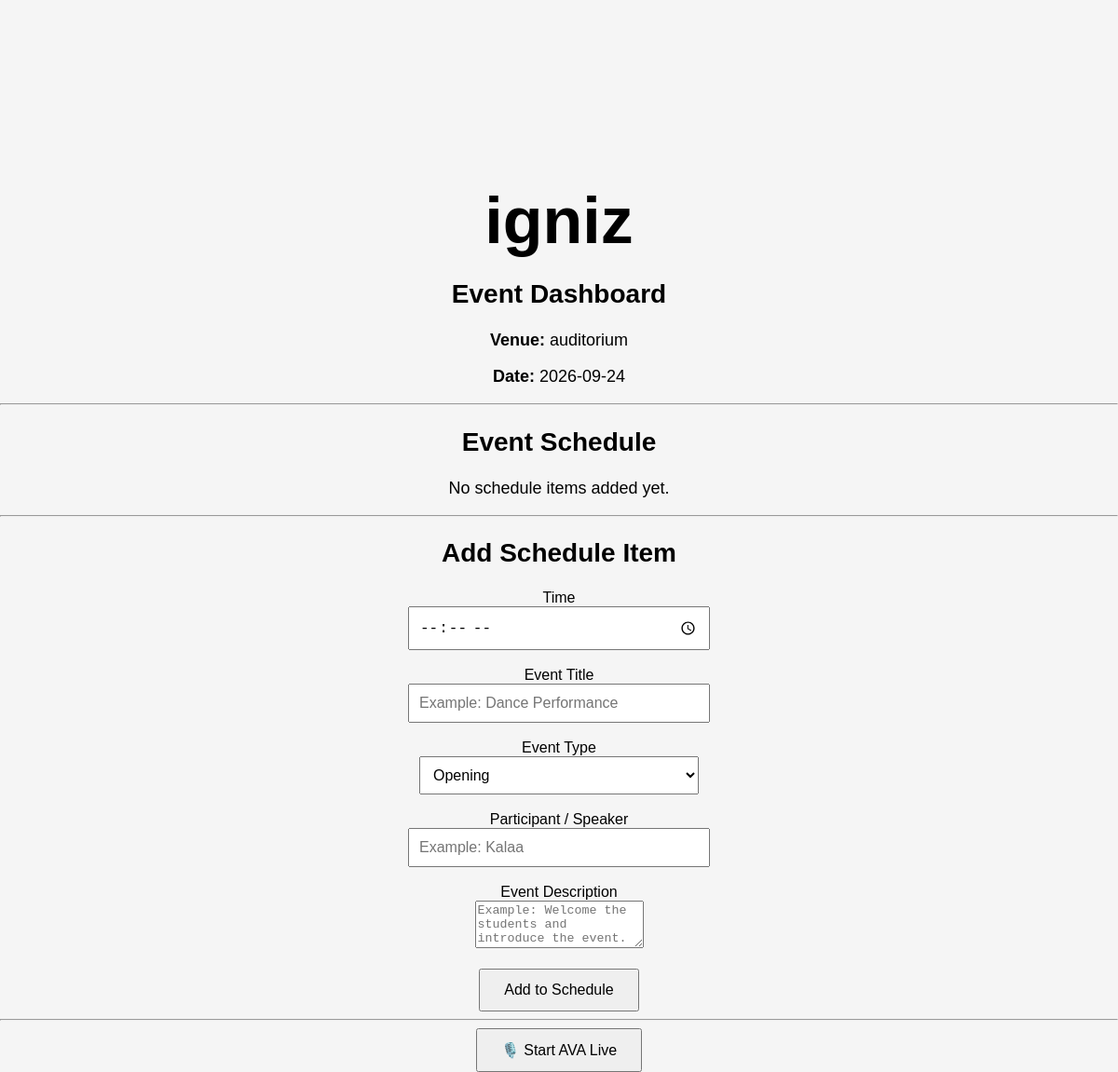
Screenshot of /event/1 with the database file from the repository.
### tables this page shows
CREATE TABLE events (
            id INTEGER PRIMARY KEY AUTOINCREMENT,
            name TEXT NOT NULL,
            venue TEXT,
            event_date TEXT
        , description TEXT);

### app.py (the view)
@app.route("/event/<int:event_id>")
def event(event_id):
    connection = get_connection()
    event_data = connection.execute(
        "SELECT * FROM events WHERE id = ?",
        (event_id,)
    ).fetchone()
    schedule = connection.execute(
        """
        SELECT * FROM schedule
        WHERE event_id = ?
        ORDER BY event_time
        """,
        (event_id,)
    ).fetchall()
    connection.close()
    return render_template(
        "event.html",
        event=event_data,
        schedule=schedule
    )

### database/db.py (called while the page is built)
def get_connection():
    connection = sqlite3.connect(DATABASE)
    connection.row_factory = sqlite3.Row
    return connection

### templates/event.html (shortened to what this page needs)
<!DOCTYPE html>
<html lang="en">
<head>
    <link rel="stylesheet"
          href="{{ url_for('static', filename='css/style.css') }}">
</head>
<body>
<div class="container">
    <h1>{{ event['name'] }}</h1>
    <h2>Event Dashboard</h2>
    <p>
        <strong>Venue:</strong>
        {{ event['venue'] }}
    </p>
    <p>
        <strong>Date:</strong>
        {{ event['event_date'] }}
    </p>
    <hr>
    <h2>Event Schedule</h2>
    {% if schedule %}
        {% for item in schedule %}
            <div class="schedule-item">
                <strong>{{ item['event_time'] }}</strong>
                &nbsp; | &nbsp;
                {{ item['title'] }}
                {% if item['participant'] %}
                    — {{ item['participant'] }}
                {% endif %}
                {% if 'description' in item.keys() and item['description'] %}
                    <br>
                    <small>{{ item['description'] }}</small>
                {% endif %}
                <small>
                    ({{ item['event_type'] }})
                </small>
            </div>
        {% endfor %}
    {% else %}
        <p>No schedule items added yet.</p>
    {% endif %}
    <hr>
    <h2>Add Schedule Item</h2>
    <form
        method="POST"
        action="{{ url_for('add_schedule', event_id=event['id']) }}"
    >
        <div>
            <label>Time</label>
            <br>
            <input
                type="time"
                name="event_time"
                required
            >
        </div>
        <br>
        <div>
            <label>Event Title</label>
            <br>
            <input
                type="text"
                name="title"
                placeholder="Example: Dance Performance"
                required
            >
        </div>
        <br>
        <div>
            <label>Event Type</label>
            <br>
            <select name="event_type">
                <option value="opening">
                    Opening
                </option>
            </select>
        </div>
        <br>
        <div>
            <label>Participant / Speaker</label>
            <br>
            <input
                type="text"
                name="participant"
                placeholder="Example: Kalaa"
            >
        </div>
        <br>
        <div>
            <label>Event Description</label>
            <br>
            <textarea
                name="description"
                rows="3"
                placeholder="Example: Welcome the students and introduce the event."
            ></textarea>
        </div>
        <br>
        <button type="submit">
            Add to Schedule
        </button>
    </form>
<hr>
<a href="{{ url_for('live_event', event_id=event['id']) }}">
    <button>
        🎙️ Start AVA Live
    </button>
</a>
</div>
</body>
</html>

### static/css/style.css (style rules this page uses)
body { margin: 0; font-family: Arial, sans-serif; background: #f5f5f5; }
.container { text-align: center; padding-top: 150px; }
h1 { font-size: 70px; margin-bottom: 5px; }
h2 { font-size: 28px; }
p { font-size: 18px; }
button { padding: 12px 30px; font-size: 16px; cursor: pointer; }
input, select { padding: 10px; width: 300px; max-width: 90%; font-size: 16px; }
button { padding: 12px 25px; font-size: 16px; cursor: pointer; }

### rows the page displays
events: name "igniz", venue "auditorium", event_date "2026-09-24"
